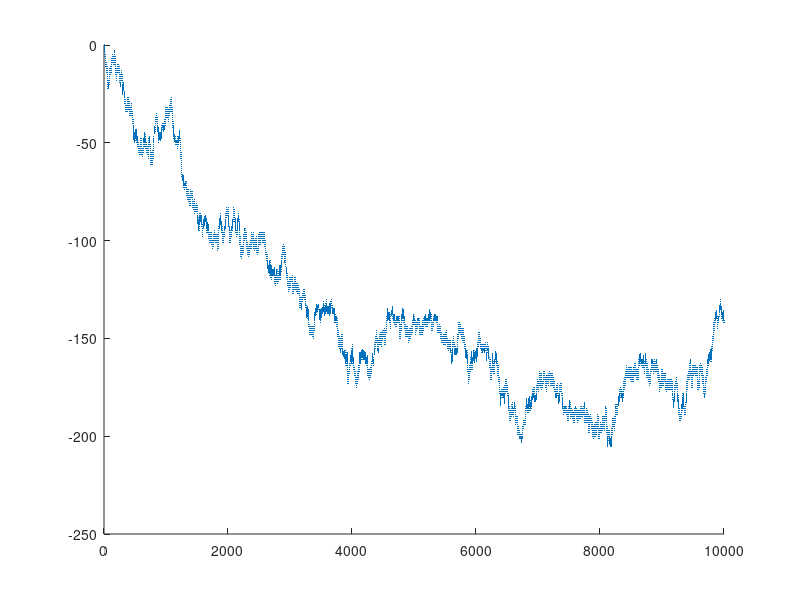

Here is the MATLAB script that generated this plot:
above=1;
below=1;
difference=[];
itterations=10000;
x_max=.000000021;
k=x_max/itterations;
outputs=[];
for i=1:itterations
    outputs(i)=sin(1/(k*i));
    if(sin(1/(k*i))>0)
        above=above+1;
    elseif(sin(1/(k*i))<0)
        below=below+1;
    end
    difference(i)=above-below;
end
scatter(1:itterations,difference,1,'black','filled');